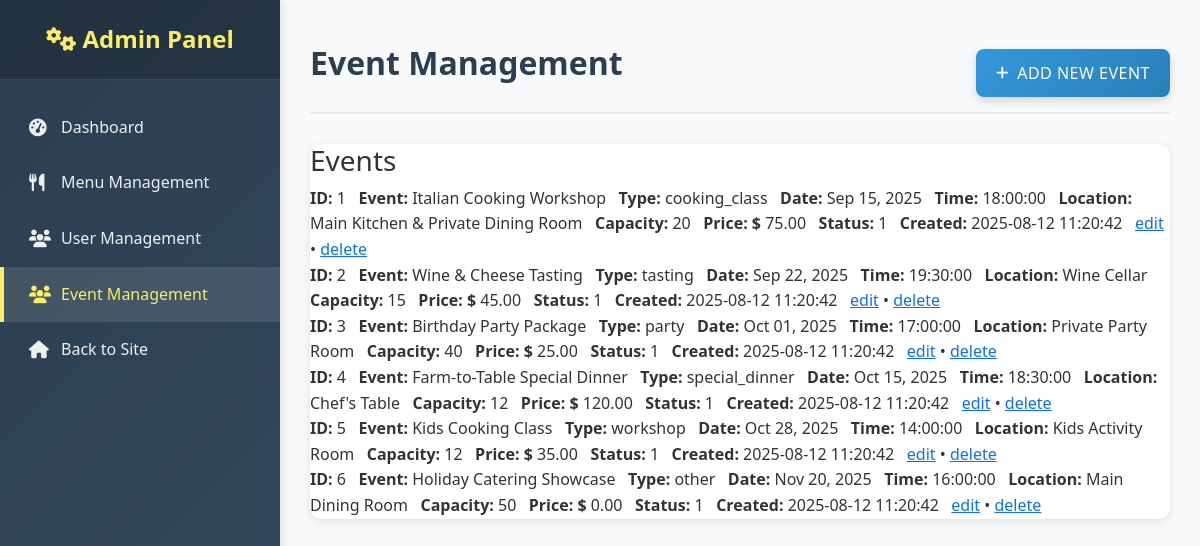
The page /admin/event_list.php on the database its author committed.
### tables this page shows
CREATE TABLE IF NOT EXISTS events (
    event_id INT AUTO_INCREMENT PRIMARY KEY,
    event_name VARCHAR(100) NOT NULL,
    description TEXT,
    event_date DATE NOT NULL,
    event_time TIME NOT NULL,
    location VARCHAR(200) NOT NULL,
    capacity INT DEFAULT 50,
    price DECIMAL(10, 2) DEFAULT 0.00,
    event_type ENUM('workshop', 'tasting', 'party', 'cooking_class', 'special_dinner', 'other') NOT NULL,
    is_active BOOLEAN DEFAULT TRUE,
    image_url VARCHAR(255),
    contact_email VARCHAR(100),
    contact_phone VARCHAR(15),
    requirements TEXT,
    created_at TIMESTAMP DEFAULT CURRENT_TIMESTAMP,
    updated_at TIMESTAMP DEFAULT CURRENT_TIMESTAMP ON UPDATE CURRENT_TIMESTAMP
);

### models/db_Model.php (the view, shortened to what this page needs)
<?php
$connection = mysqli_connect(DB_SERVER, DB_USER, DB_PASS, DB_NAME);
function display_all($sql, $column_mappings, $url){
    global $connection;
    $output_list = "";
    $result = mysqli_query($connection, $sql);
    $rowCount = mysqli_num_rows($result);
    if ($rowCount > 0) {
        while($row = mysqli_fetch_array($result)){
            foreach ($column_mappings as $column_name => $label) {
                $value = $row[$column_name];
                if (strpos($column_name, 'date') !== false) {
                    $value = date("M d, Y", strtotime($value));
                }
                $output_list .= "<strong>$label </strong> $value &nbsp; ";
            }
            $id = $row['user_id'] ?? $row['menu_id'] ?? $row['event_id'] ?? $row['id'];
            $output_list .= "<a href='edit.php?editid=$id'>edit</a> &bull; <a href='$url?deleteid=$id'>delete</a><br />";
        }
    } else {
        $output_list = "No records found.";
    }
    echo $output_list;
}
?>

### admin/includes/header.php (shortened to what this page needs)
<!DOCTYPE html>
<html lang="en">
<head>
    <link href="https://cdn.jsdelivr.net/npm/bootstrap@5.3.0/dist/css/bootstrap.min.css" rel="stylesheet">
    <link rel="stylesheet" href="../assets/css/main.css">
    <link rel="stylesheet" href="../assets/css/admin.css">
    <link rel="stylesheet" href="https://cdnjs.cloudflare.com/ajax/libs/font-awesome/6.4.0/css/all.min.css">
</head>

### admin/event_list.php (shortened to what this page needs)
<?php
include 'includes/header.php';
require_once "../models/db_Model.php";
?>
<body>
    <div class="admin-container">
        <?php include 'includes/sidebar.php'; ?>
        <main class="admin-main">
            <section id="event-management" class="admin-section active">
                <div class="section-header">
                    <h1>Event Management</h1>
                    <button class="btn btn-primary" onclick="showAddEventForm()">
                        <i class="fas fa-plus"></i> Add New Event
                    </button>
                </div>
                <div class="table-container">
                    <h3>Events</h3>
                    <div class="items-list">
                        <?php
                        $sql = "SELECT * FROM events ORDER BY event_date ASC, event_time ASC";
                        $column_mappings = array(
                            'event_id' => 'ID:',
                            'event_name' => 'Event:',
                            'event_type' => 'Type:',
                            'event_date' => 'Date:',
                            'event_time' => 'Time:',
                            'location' => 'Location:',
                            'capacity' => 'Capacity:',
                            'price' => 'Price: $',
                            'is_active' => 'Status:',
                            'created_at' => 'Created:'
                        );
                        display_all($sql, $column_mappings, 'event_list.php');
                        ?>
                    </div>
                </div>
            </section>
        </main>
    </div>
    <?php include 'includes/footer.php'; ?>
</body>
</html>

### admin/includes/sidebar.php
<?php
$current_page = basename($_SERVER['PHP_SELF']);
?>
<aside class="admin-sidebar">
    <div class="admin-header">
        <h2><i class="fas fa-cogs"></i> Admin Panel</h2>
    </div>
    <nav class="admin-nav">
        <ul>
            <li>
                <a href="index.php" class="nav-item <?php echo ($current_page == 'index.php') ? 'active' : ''; ?>">
                    <i class="fas fa-tachometer-alt"></i> Dashboard
                </a>
            </li>
            <li>
                <a href="menu_list.php" class="nav-item <?php echo ($current_page == 'menu_list.php') ? 'active' : ''; ?>">
                    <i class="fas fa-utensils"></i> Menu Management
                </a>
            </li>
            <li>
                <a href="user_list.php" class="nav-item <?php echo ($current_page == 'user_list.php') ? 'active' : ''; ?>">
                    <i class="fas fa-users"></i> User Management
                </a>
            </li>
            <li>
                <a href="event_list.php" class="nav-item <?php echo ($current_page == 'event_list.php') ? 'active' : ''; ?>">
                    <i class="fas fa-users"></i> Event Management
                </a>
            </li>
            <li>
                <a href="../pages/index.php" class="nav-item">
                    <i class="fas fa-home"></i> Back to Site
                </a>
            </li>
        </ul>
    </nav>
</aside>

### admin/includes/footer.php (shortened to what this page needs)
</body>
</html>

### assets/css/main.css (style rules this page uses)
* { margin: 0; padding: 0; box-sizing: border-box; }
body { font-family: 'Segoe UI', 'Roboto', 'Arial', sans-serif; line-height: 1.6; color: #333; background-color: #f8f9fa; }
.btn { display: inline-block; background: linear-gradient(135deg, #3a6073 0%, #16222a 100%); color: white; padding: 0.8rem 1.5rem; margin-top: 1.2rem; border: none; border-radius: 30px; text-decoration: none; cursor: pointer; transition: all 0.3s ease; font-weight: 600; letter-spacing: 0.5px; text-transform: uppercase; font-size: 0.9rem; box-shadow: 0 4px 10px rgba(0,0,0,0.15); }
.btn-primary { background: #3498db; color: white; }

### assets/css/admin.css (style rules this page uses)
.admin-container { display: flex; min-height: 100vh; background-color: #f8f9fa; }
.admin-sidebar { width: 280px; background: linear-gradient(135deg, #2c3e50 0%, #34495e 100%); color: white; padding: 0; box-shadow: 2px 0 10px rgba(0,0,0,0.1); position: fixed; height: 100vh; overflow-y: auto; }
.admin-header { padding: 25px 20px; background: rgba(0,0,0,0.2); border-bottom: 1px solid rgba(255,255,255,0.1); text-align: center; }
.admin-header h2 { margin: 0; font-size: 1.5rem; font-weight: 600; color: #f9ed69; }
.admin-nav ul { list-style: none; padding: 20px 0; margin: 0; }
.admin-nav .nav-item { display: flex; align-items: center; color: #ecf0f1; text-decoration: none; padding: 15px 25px; transition: all 0.3s ease; border-left: 4px solid transparent; }
.admin-nav .nav-item:hover, .admin-nav .nav-item.active { background: rgba(255,255,255,0.1); color: #f9ed69; border-left-color: #f9ed69; }
.admin-nav .nav-item i { width: 20px; margin-right: 12px; font-size: 1.1rem; }
.admin-main { flex: 1; margin-left: 280px; padding: 30px; }
.admin-section { display: none; }
.admin-section.active { display: block; }
.section-header { display: flex; justify-content: space-between; align-items: center; margin-bottom: 30px; padding-bottom: 15px; border-bottom: 2px solid #e9ecef; }
.section-header h1 { color: #2c3e50; margin: 0; font-size: 2rem; font-weight: 600; }
.btn { padding: 12px 20px; border: none; border-radius: 8px; cursor: pointer; font-size: 1rem; font-weight: 500; text-decoration: none; display: inline-flex; align-items: center; gap: 8px; transition: all 0.3s ease; }
.btn i { font-size: 0.9rem; }
.btn-primary { background: linear-gradient(135deg, #3498db, #2980b9); color: white; }
.table-container { background: white; border-radius: 12px; box-shadow: 0 2px 10px rgba(0,0,0,0.1); overflow: hidden; }

### rows shown on the page
events: label "ID:", event_id "1", label "Event:", event_name "Italian Cooking Workshop", label "Type:", event_type "cooking_class", label "Date:", event_date "Sep 15, 2025", label "Time:", event_time "18:00:00", label "Location:", location "Main Kitchen & Private Dining Room", label "Capacity:", capacity "20", label "Price: $", price "75.00", label "Status:", is_active "1", label "Created:", created_at "2025-08-12 11:20:42"
events: label "ID:", event_id "2", label "Event:", event_name "Wine & Cheese Tasting", label "Type:", event_type "tasting", label "Date:", event_date "Sep 22, 2025", label "Time:", event_time "19:30:00", label "Location:", location "Wine Cellar", label "Capacity:", capacity "15", label "Price: $", price "45.00", label "Status:", is_active "1", label "Created:", created_at "2025-08-12 11:20:42"
events: label "ID:", event_id "3", label "Event:", event_name "Birthday Party Package", label "Type:", event_type "party", label "Date:", event_date "Oct 01, 2025", label "Time:", event_time "17:00:00", label "Location:", location "Private Party Room", label "Capacity:", capacity "40", label "Price: $", price "25.00", label "Status:", is_active "1", label "Created:", created_at "2025-08-12 11:20:42"
events: label "ID:", event_id "4", label "Event:", event_name "Farm-to-Table Special Dinner", label "Type:", event_type "special_dinner", label "Date:", event_date "Oct 15, 2025", label "Time:", event_time "18:30:00", label "Location:", location "Chef's Table", label "Capacity:", capacity "12", label "Price: $", price "120.00", label "Status:", is_active "1", label "Created:", created_at "2025-08-12 11:20:42"
events: label "ID:", event_id "5", label "Event:", event_name "Kids Cooking Class", label "Type:", event_type "workshop", label "Date:", event_date "Oct 28, 2025", label "Time:", event_time "14:00:00", label "Location:", location "Kids Activity Room", label "Capacity:", capacity "12", label "Price: $", price "35.00", label "Status:", is_active "1", label "Created:", created_at "2025-08-12 11:20:42"
events: label "ID:", event_id "6", label "Event:", event_name "Holiday Catering Showcase", label "Type:", event_type "other", label "Date:", event_date "Nov 20, 2025", label "Time:", event_time "16:00:00", label "Location:", location "Main Dining Room", label "Capacity:", capacity "50", label "Price: $", price "0.00", label "Status:", is_active "1", label "Created:", created_at "2025-08-12 11:20:42"
